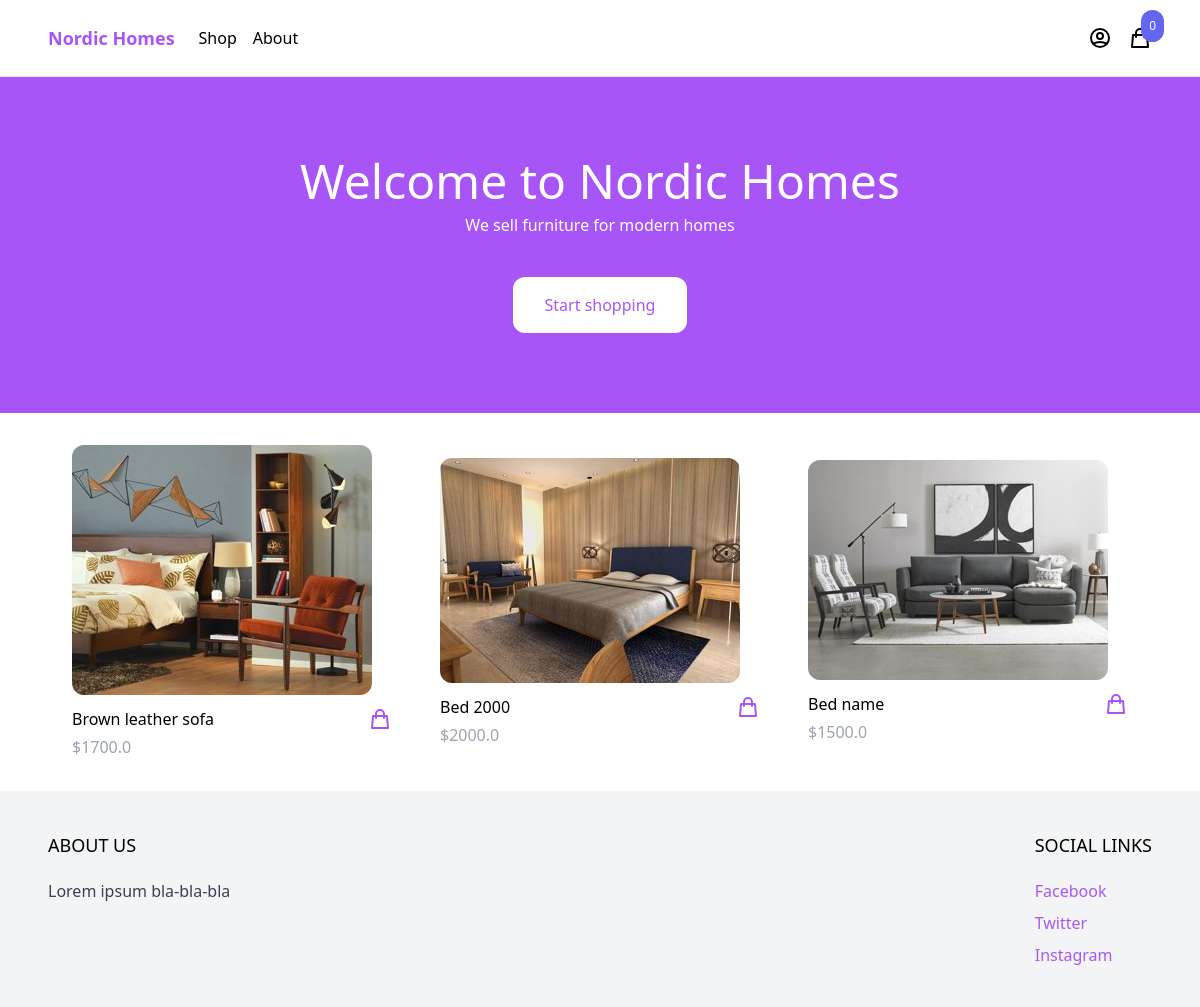
The page / on the database its author committed.
### product/models.py (models this page shows, shortened)
class Product(models.Model):
    category = models.ForeignKey(Category, related_name='products', on_delete=models.CASCADE)
    name = models.CharField(max_length=255)
    slug = models.SlugField()
    description = models.TextField(blank=True, null=True)
    price = models.IntegerField()
    created_at = models.DateTimeField(auto_now_add=True)
    image = models.ImageField(upload_to='uploads/', blank=True, null=True)
    thumbnail = models.ImageField(upload_to='uploads/', blank=True, null=True)
    class Meta:
        ordering = ('-created_at',)
    def get_display_price(self):
        return self.price / 100
    def get_thumbnail(self):
        if self.thumbnail:
            return self.thumbnail.url

### core/views.py (the view)
# urls.py: path('', frontpage, name='frontpage'),
def frontpage(request):
    products = Product.objects.all()[:8]
    context = {
        'products': products
    }
    return render(request, 'core/frontpage.html', context)

### cart/cart.py (called while the page is built)
    def __len__(self):
        return sum(item['quantity'] for item in self.cart.values())

### cart/context_processors.py (called while the page is built)
def cart(request):
    return {'cart': Cart(request)}

### core/templates/core/frontpage.html (shortened to what this page needs)
{% extends 'core/base.html' %}
{% block content %}
    <header class="px-6 py-10 lg:py-20 bg-purple-500">
        <div class="max-w-3xl mx-auto text-center">
            <p class="mb-2 text-3xl lg:text-5xl text-white">Welcome to Nordic Homes</p>
            <p class="mb-10 text-white">We sell furniture for modern homes</p>
            <a href="{% url 'shop' %}" class="inline-block px-8 py-4 rounded-xl bg-white text-purple-500
            hover:bg-gray-200">Start
                shopping</a>
        </div>
    </header>
    <div class="max-w-6xl mx-auto py-2 px-6 xl:px-0">
        <div class="products flex items-center flex-wrap">
            {% for product in products %}
                {% include 'product/partials/product_list_item.html' %}
            {% endfor %}
        </div>
    </div>
{% endblock %}

### product/templates/product/partials/product_list_item.html
<div class="w-full md:w-1/3 xl:w-1/4 p-6">
    <a href="{% url 'product' product.slug %}">
        <img class="rounded-xl hover:shadow-lg"
             src="{{ product.get_thumbnail }}" class="w-full rounded-xl hover:shadow-lg">
    </a>
    <div class="pt-3 flex items-center justify-between">
        <a href="{% url 'product' product.slug %}">{{ product.name }}</a>
        <a
                href="#"
                hx-get="{% url 'add_to_cart' product.id %}"
                hx-target="#menu-cart-button"
                hx-swap="outerHTML"
                class="text-purple-500 hover:text-purple-800"
        >
            <svg xmlns="http://www.w3.org/2000/svg" class="h-6 w-6" fill="none" viewBox="0 0 24 24"
                 stroke="currentColor" stroke-width="2">
                <path stroke-linecap="round" stroke-linejoin="round"
                      d="M16 11V7a4 4 0 00-8 0v4M5 9h14l1 12H4L5 9z"/>
            </svg>
        </a>
    </div>
    <p class="pt-1 text-gray-400">${{ product.get_display_price }}</p>
</div>

### rows shown on the page
Product: get_thumbnail (picture), name "Brown leather sofa", get_display_price "1700.0"
Product: get_thumbnail (picture), name "Bed 2000", get_display_price "2000.0"
Product: get_thumbnail (picture), name "Bed name", get_display_price "1500.0"

### other values the page prints
{{ cart|length }} "0"
